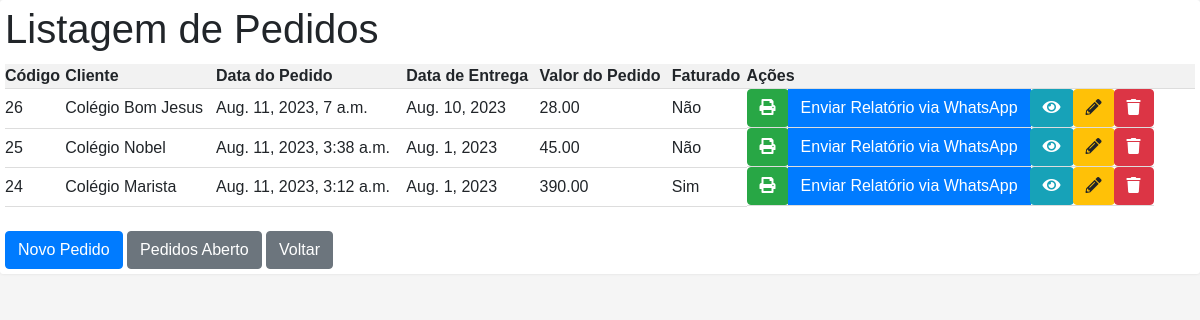
Page /pedidos/ on the committed database.
### lecoq2/models.py (models this page shows, shortened)
class Pedido(models.Model):
    codigo       = models.AutoField(primary_key=True)
    cod_cliente  = models.ForeignKey(Cliente, on_delete=models.CASCADE)
    data_entrega = models.DateField()
    observacao   = models.TextField(max_length=300, null=True, blank=True)
    faturado     = models.BooleanField(default=False)
    valor = models.DecimalField(max_digits=10, decimal_places=2, default=0.0, null= False)
    data_criacao = models.DateTimeField(default=timezone.now)
    data_alteracao = models.DateTimeField(auto_now=True)

class Cliente(models.Model):
    codigo = models.AutoField(primary_key=True)
    nome = models.CharField(max_length=100)
    endereco = models.CharField(max_length=200, null=True,blank=True)
    responsavel = models.CharField(max_length=100, null=True,blank=True)
    cnpj = models.CharField(max_length=14,null=True, blank=True)
    whats = models.CharField(max_length=11, null=True,blank=True)
    ddd = models.CharField(max_length=2,null=True, blank=True)
    hora_abertura = models.TimeField(null=True, blank=True)
    hora_fechamento = models.TimeField(null=True,blank=True)
    hora_intervalo = models.TimeField(null=True, blank=True)
    hora_intervalo2 = models.TimeField(null=True, blank=True)
    dia_semana_entrega = models.CharField(max_length=30, null=True, blank=True)
    whats_cantina = models.CharField(max_length=11, null=True, blank=True)
    nome_funcionaria_responsavel = models.CharField(max_length=30, null=True, blank=True)

### lecoq2/views.py (the view)
# urls.py: path('pedidos/', views.listar_pedidos, name='listar_pedidos'),
def listar_pedidos(request):
    faturado = request.GET.get('faturado')  # Obtém o valor do parâmetro 'faturado'
    if faturado == 'True':
        pedidos = Pedido.objects.order_by('-data_criacao').filter(faturado=True)
    elif faturado == 'False':
        pedidos = Pedido.objects.order_by('-data_criacao').filter(faturado=False)
    else:
        pedidos = Pedido.objects.order_by('-data_criacao').all()
    return render(request, 'listar_pedidos.html', {'pedidos': pedidos})

### lecoq2/templates/listar_pedidos.html (shortened to what this page needs)
<!DOCTYPE html>
<html>
<head>
    <link rel="stylesheet" href="https://cdnjs.cloudflare.com/ajax/libs/font-awesome/5.15.3/css/all.min.css">
    <link rel="stylesheet" href="https://stackpath.bootstrapcdn.com/bootstrap/4.5.2/css/bootstrap.min.css">
</head>
<body>
    <div class="container">
        <h1>Listagem de Pedidos</h1>
        <div class="table-container">
            <table class="table-pedidos">
                <thead>
                    <tr>
                        <th class="sortable">Código</th>
                        <th class="sortable">Cliente</th>
                        <th class="sortable">Data do Pedido</th>
                        <th class="sortable">Data de Entrega</th>
                        <th class="sortable">Valor do Pedido</th>
                        <th>Faturado</th>
                        <th>Ações</th>
                    </tr>
                </thead>
                <tbody>
                    {% for pedido in pedidos %}
                        <tr>
                            <td>{{ pedido.codigo }}</td>
                            <td class="nome-cell">{{ pedido.cod_cliente.nome }}</td>
                            <td>{{ pedido.data_criacao }}</td>
                            <td>{{ pedido.data_entrega }}</td>
                            <td>{{ pedido.valor }}</td>
                            <td>{% if pedido.faturado %} Sim {% else %} Não {% endif %}</td>
                            <td class="btn-group">
                                <a href="{% url 'imprimir_pedido' pedido.codigo %}" class="btn btn-info transparent-bg">
                                    <button type="button" class="btn btn-success ">
                                        <i class="fas fa-print"></i>
                                    </button>
                                </a>
                                <a href="{% url 'enviar_mensagem_whatsapp' %}" class="btn btn-primary">Enviar Relatório via WhatsApp</a>
                                <a href="{% url 'detalhes_pedido' pedido.codigo %}" class="btn btn-info transparent-bg">
                                    <button type="button" class="btn btn-info ">
                                        <i class="fas fa-eye"></i>
                                    </button>
                                </a>
                                <a href="{% url 'editar_pedido' pedido.codigo %}" class="btn btn-primary transparent-bg">
                                    <button type="button" class="btn btn-warning ">
                                        <i class="fas fa-pencil-alt"></i>
                                    </button>
                                </a>
                                <a href="{% url 'excluir_pedido' pedido.codigo %}" class="btn btn-danger transparent-bg">
                                    <button type="button" class="btn btn-danger ">
                                        <i class="fas fa-trash"></i>
                                    </button>
                                </a>
                            </td>
                        </tr>
                    {% endfor %}
                </tbody>
            </table>
        </div>
        <br>
        <a href="{% url 'cadastrar_pedido' %}" class="btn btn-primary">Novo Pedido</a>
        <a href="{% url 'pedidos_aberto' %}" class="btn btn-secondary">Pedidos Aberto</a>
        <button class="btn btn-secondary" onclick="goBack()">Voltar</
    </div>
</body>
</html>

### lecoq2/templates/listar_pedidos.html (style rules this page uses)
body { background-color: #f5f5f5; font-family: Arial, sans-serif; }
.container { max-width: 1200px; margin: 0 auto; padding: 5px; background-color: #fff; border-radius: 3px; box-shadow: 0px 0px 3px rgba(0, 0, 0, 0.1); }
.table-container { position: relative; overflow: auto; }
table { width: 100%; border-collapse: collapse; margin-top: 3px; }
th, td { padding: 0px; text-align: left; border-bottom: 1px solid #ddd; }
th { background-color: #f2f2f2; }
.nome-cell { max-width: 250px; white-space: nowrap; overflow: hidden; text-overflow: ellipsis; }
.btn-group { margin-right: 3px; }
.transparent-bg { background-color: transparent; border: none; padding: 0; }

### rows in the picture
Pedido: codigo "26", cod_cliente.nome "Colégio Bom Jesus", data_criacao "Aug. 11, 2023, 7 a.m.", data_entrega "Aug. 10, 2023", valor "28.00", faturado "Não"
Pedido: codigo "25", cod_cliente.nome "Colégio Nobel", data_criacao "Aug. 11, 2023, 3:38 a.m.", data_entrega "Aug. 1, 2023", valor "45.00", faturado "Não"
Pedido: codigo "24", cod_cliente.nome "Colégio Marista", data_criacao "Aug. 11, 2023, 3:12 a.m.", data_entrega "Aug. 1, 2023", valor "390.00", faturado "Sim"
